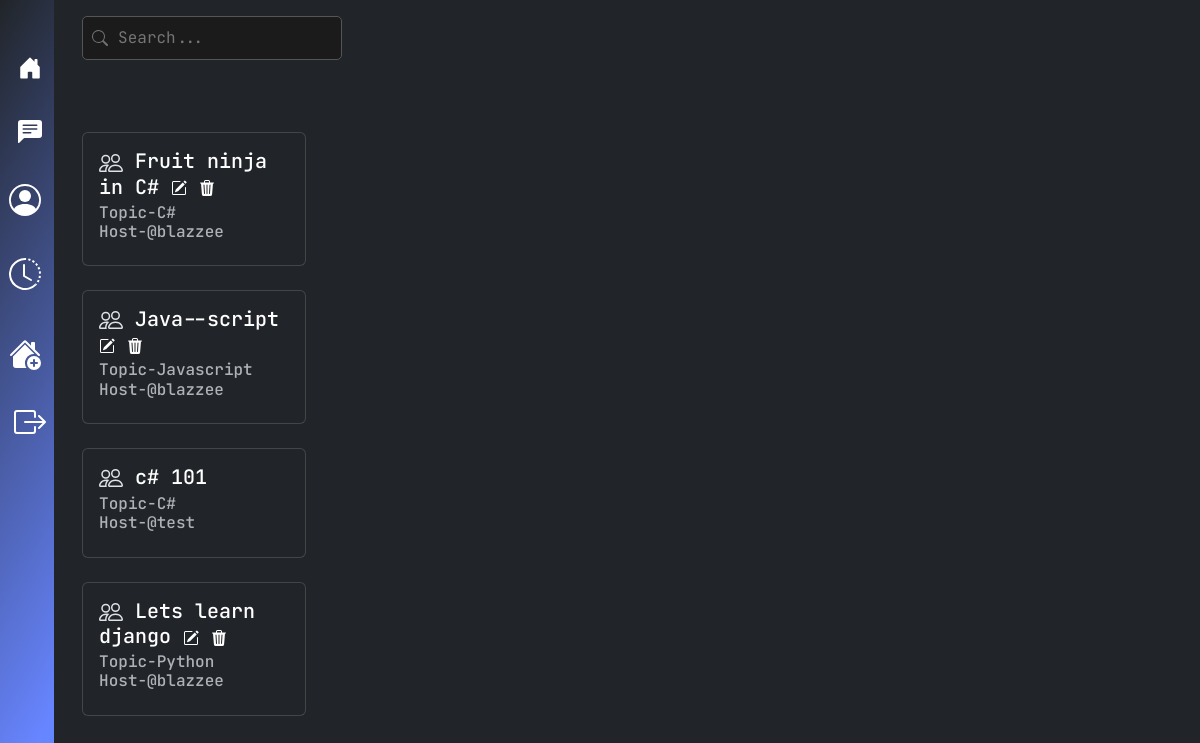
/ (signed in), run on the app's committed database.
### base/models.py (models this page shows, shortened)
class Room(Model):
    host=models.ForeignKey(User, on_delete=models.SET_NULL, null= True )
    topic = models.ForeignKey(Topic, on_delete=models.SET_NULL, null=True)
    name = models.CharField(max_length=200)
    description= models.TextField(null=True, blank=True)
    updated = models.DateTimeField(auto_now=True)
    created = models.DateTimeField(auto_now=True)
    class Meta:
        ordering = ['-updated', '-created', ]

class Topic(Model):
    name = models.CharField(max_length=200, blank=False, null= False)
    def __str__(self):
        return self.name

class User(AbstractUser):
    name = models.CharField(max_length=200, null=True)
    bio = models.TextField(blank=True, null=True)
    avatar = models.ImageField(default='default.png', upload_to='avatars/')
    email = models.EmailField(max_length=100, unique=True)
    USERNAME_FIELD = 'email'
    REQUIRED_FIELDS = []

### base/views.py (the view)
# urls.py: path('', views.home , name='home'),
def home(request):
    context = None
    context = {'rooms':rooms}
    return render(request, 'base/index.html', context)

### base/templates/base/index.html (shortened to what this page needs)
{% extends 'layout.html' %} {% block content %}
<div class="searchbar mx-4 mt-3 mb-5">
    <label for="search" class="icon-label">
        <svg
            xmlns="http://www.w3.org/2000/svg"
            width="16"
            height="16"
            fill="currentColor"
            class="bi bi-search"
            viewBox="0 0 16 16"
        >
            <path
                d="M11.742 10.344a6.5 6.5 0 1 0-1.397 1.398h-.001q.044.06.098.115l3.85 3.85a1 1 0 0 0 1.415-1.414l-3.85-3.85a1 1 0 0 0-.115-.1zM12 6.5a5.5 5.5 0 1 1-11 0 5.5 5.5 0 0 1 11 0"
            />
        </svg>
    </label>
    <form action="" method="POST" name="searchForm" class="search">
        <input
            class="search"
            id="search"
            type="search"
            placeholder="Search..."
        />
    </form>
</div>
<div class="room-list">
    {% for room in rooms %}
    <div class="card mb-4 mx-4 my-4" style="width: 14rem">
        <div class="card-body">
            <h5 class="card-title">
                <a href="{% url 'room' room.id %}">{{room.name}}</a>
                {% if room.host == request.user %}
                <a href="{% url 'update_room' room.id %}"
                    ></a>
                {% endif %} {% if room.host == request.user %}
                <a href="{% url 'delete_room' room.id %}"
                    ></a>
                {% endif %}
            </h5>
            <h6 class="card-subtitle mb-2 text-body-secondary">
                Topic-{{room.topic}} <br />Host-@{{room.host.name}}
            </h6>
        </div>
    </div>
    {% endfor %}
</div>
{% endblock content %}

### static/styles.css (style rules this page uses)
body { font-family: "JetBrains Mono", monospace; }
:root { --bs-primary-custom: #6785ff; }
.searchbar { grid-area: 1/2/2/3; display: flex; align-items: center; position: relative; }
.searchbar .icon-label { position: absolute; left: 10px; top: 50%; transform: translateY(-50%); color: #888; cursor: pointer; display: flex; align-items: center; justify-content: center; font-size: 16px; }
input.search { color: white; width: 260px; border: 1px solid #555; background-color: #1b1b1b; border-radius: 5px; padding: 9px 4px 9px 35px; outline: none; transition: border-color 0.3s, box-shadow 0.3s; }
.room-list { grid-area: 2/2/-1/3; max-width: 720px; }
a { text-decoration: none !important; color: white; }
body { z-index: 0; position: relative; }

### static/temp.css (style rules this page uses)
label { font-size: 12.5px; color: #000; opacity: 0.8; font-weight: 400; }

### static/styles-room.css (style rules this page uses)
.room-list { grid-area: 2/2/-1/3; }
a { text-decoration: none !important; color: white; }

### data on the page
Room: name "Fruit ninja in C#", topic "C#", host.name "blazzee"
Room: name "Java--script", topic "Javascript", host.name "blazzee"
Room: name "c# 101", topic "C#", host.name "test"
Room: name "Lets learn django", topic "Python", host.name "blazzee"
